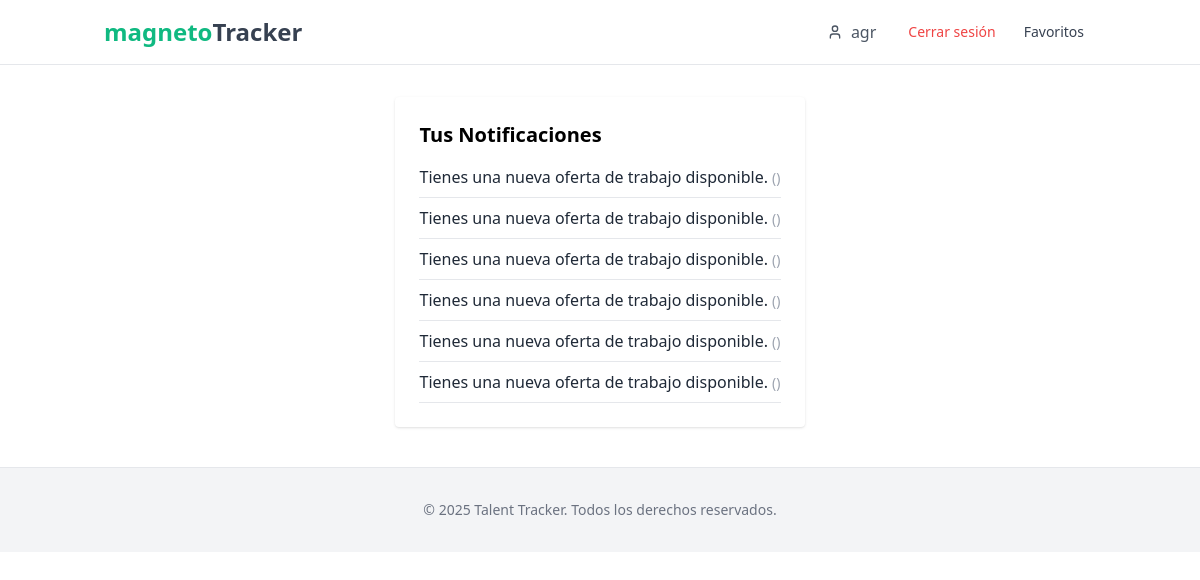
The app's page /notificaciones/ (signed in), older data.
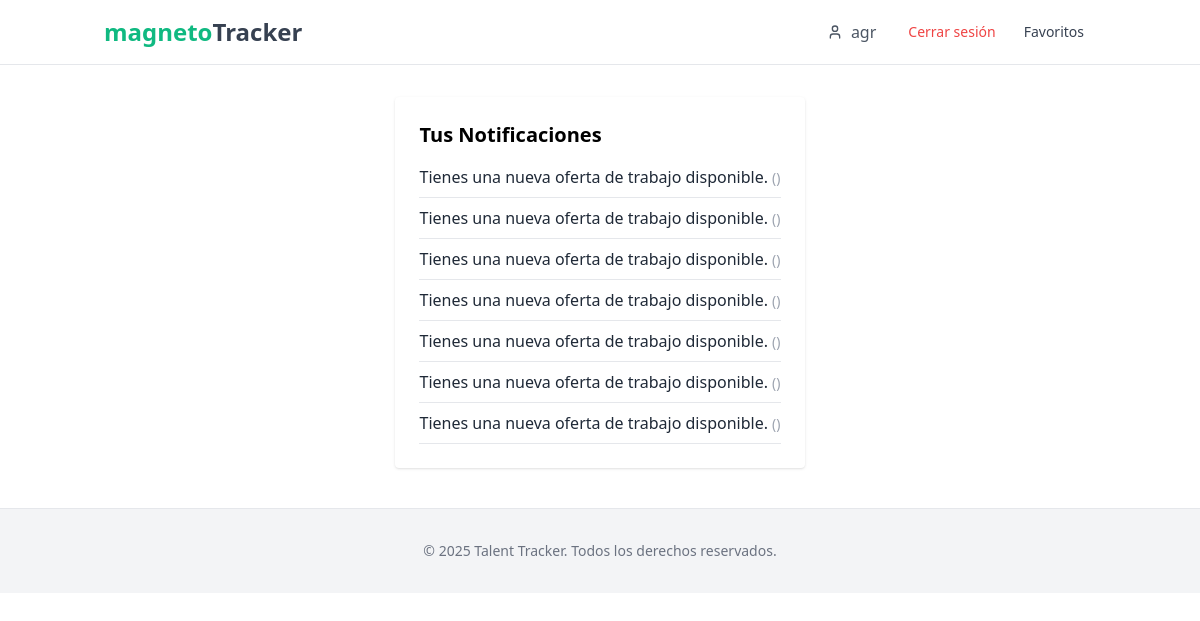
The same page, newer data.
### talentracker/models.py (models this page shows, shortened)
class Notificacion(models.Model):
    TIPO_CHOICES = [
        ('vacante', 'Nueva vacante coincidente'),
        ('postulacion', 'Actualización de postulación'),
    ]
    usuario = models.ForeignKey(Usuario, on_delete=models.CASCADE, related_name='notificaciones')
    tipo = models.CharField(max_length=20, choices=TIPO_CHOICES)
    mensaje = models.TextField()
    oferta = models.ForeignKey(OfertaTrabajo, on_delete=models.CASCADE, null=True, blank=True)
    fecha_creacion = models.DateTimeField(auto_now_add=True)
    leida = models.BooleanField(default=False)
    class Meta:
        ordering = ['-fecha_creacion']

### talentracker/views.py (the view)
# urls.py: path('notificaciones/', talenTracker.ver_notificaciones, name='ver_notificaciones'),
@login_required
def ver_notificaciones(request):
    notificaciones = Notificacion.objects.filter(usuario=request.user).order_by('-fecha_creacion')
    return render(request, 'notificaciones.html', {'notificaciones': notificaciones})

### talentracker/templates/notificaciones.html
{% extends 'base.html' %}
{% block content %}
<div class="max-w-2xl mx-auto mt-8 bg-white shadow rounded p-6">
    <h2 class="text-xl font-bold mb-4">Tus Notificaciones</h2>
    {% if notificaciones %}
        <ul class="space-y-2">
            {% for n in notificaciones %}
                <li class="border-b pb-2 text-gray-800">{{ n.mensaje }} <span class="text-gray-400 text-sm">({{ n.fecha|date:"d M Y H:i" }})</span></li>
            {% endfor %}
        </ul>
    {% else %}
        <p class="text-gray-500">No tienes notificaciones.</p>
    {% endif %}
</div>
{% endblock %}

Row changes from the older to the newer data that the page shows:
added Notificacion: mensaje "Tienes una nueva oferta de trabajo disponible."
